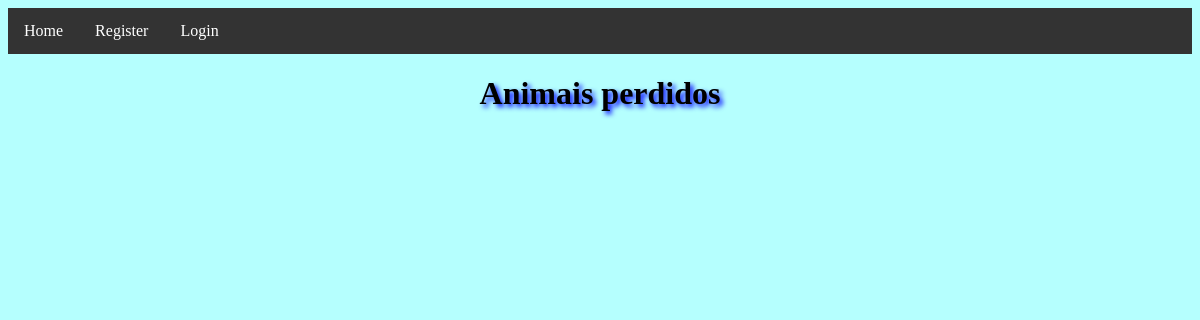
The app's page /, older data.
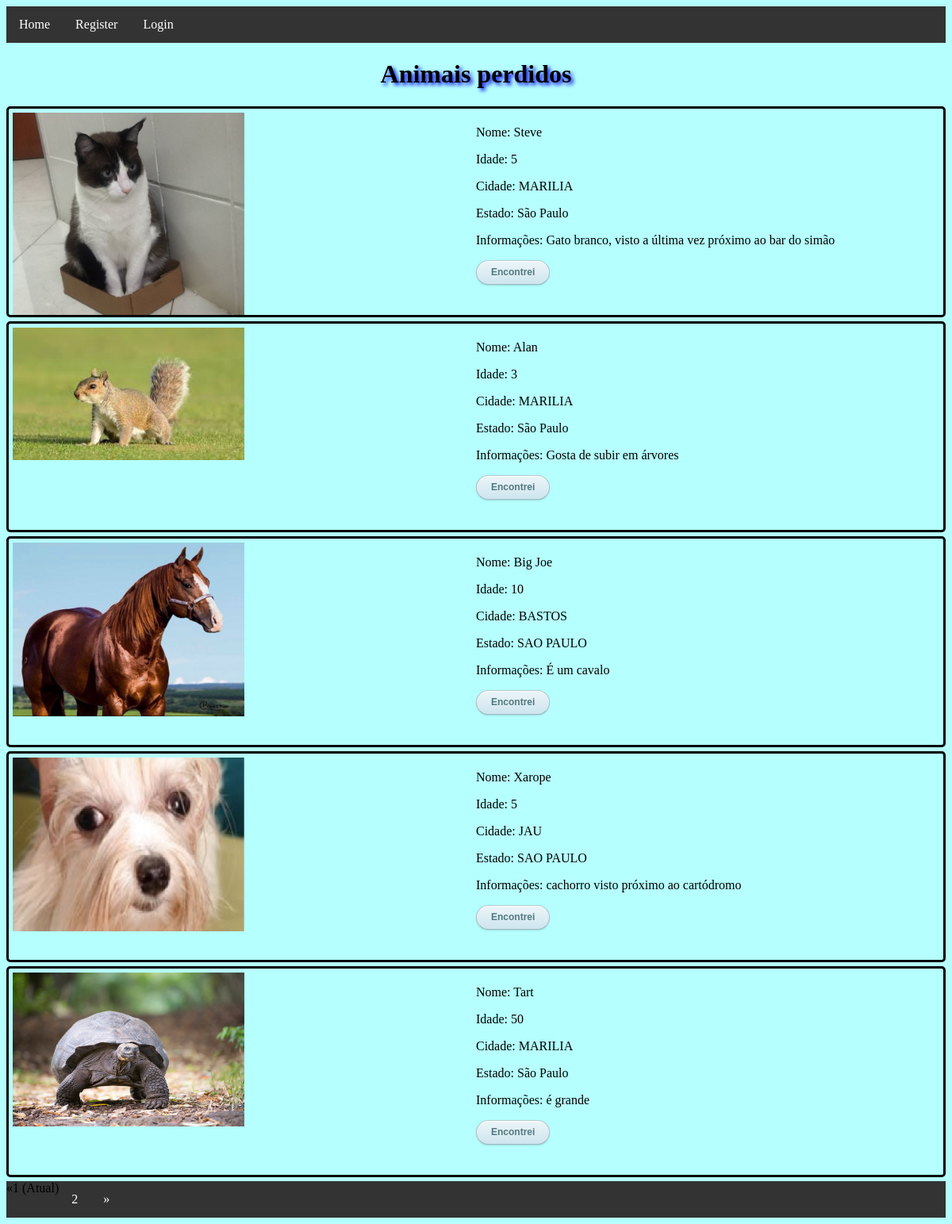
The same page, newer data.
### product/models.py (models this page shows, shortened)
class Animal(models.Model):
    foto  = models.ImageField()
    nome  = models.CharField(max_length=100)
    idade = models.CharField(max_length=3, blank=True)
    cidade_desaparecimento = models.CharField(max_length=50)
    estado_desaparecimento = models.CharField(max_length=50)
    status = models.IntegerField(choices=STATUS_ANIMAL, default=1, blank=True)
    dono = models.ForeignKey(Dono, on_delete=models.CASCADE,  null=True)
    informacoes_extras = models.CharField(max_length=250, blank=True)

### product/views.py (the view)
# urls.py: path('', pagina_principal, name='pagina_principal'),
def pagina_principal(request):
    animais_cadastrados = Animal.objects.all()
    page = request.GET.get('page', 1)
    paginator = Paginator(animais_cadastrados, 5)
    try:
        animais_cadastrados = paginator.page(page)
    except PageNotAnInteger:
        animais_cadastrados = paginator.page(1)
    except EmptyPage:
        animais_cadastrados = paginator.page(paginator.num_pages)
    return render(request, 'pagina_principal.html', {'animais_cadastrados': animais_cadastrados})

### product/templates/pagina_principal.html (shortened to what this page needs)
{% extends 'base.html' %}
{% block content %}
	<h1>Animais perdidos</h1>
	{% for animal in animais_cadastrados %}
		{% if animal.status == 1 %}
			<div class="umAnimalPerdido">
				<div class="imagem">
					{% if animal.foto%}
						{% load static %}
						<img src="{{ animal.foto.url }}" width=50%>
					{% endif %}
				</div>
				<div class="textos">
					<p>Nome: {{animal.nome}}</p>
					<p>Idade: {{animal.idade}}</p>
					<p>Cidade: {{animal.cidade_desaparecimento}}</p>
					<p>Estado: {{animal.estado_desaparecimento}}</p>
					<p>Informações: {{animal.informacoes_extras}}</p>
					<form action="{%  url 'animal_encontrado' animal.id %}">
						<input class="encontrei" type="submit" value="Encontrei" />
					</form>
				</div>
			</div>
		{% endif %}
	{% endfor %}
	{% if animais_cadastrados.has_other_pages %}
		  <ul class="pagination">
			{% if animais_cadastrados.has_previous %}
			  <li><a href="?page={{ animais_cadastrados.previous_page_number }}">&laquo;</a></li>
			{% else %}
			  <li class="disabled"><span>&laquo;</span></li>
			{% endif %}
			{% for i in animais_cadastrados.paginator.page_range %}
			  {% if animais_cadastrados.number == i %}
				<li class="active"><span>{{ i }} <span class="sr-only">(Atual)</span></span></li>
			  {% else %}
				<li><a href="?page={{ i }}">{{ i }}</a></li>
			  {% endif %}
			{% endfor %}
			{% if animais_cadastrados.has_next %}
			  <li><a href="?page={{ animais_cadastrados.next_page_number }}">&raquo;</a></li>
			{% else %}
			  <li class="disabled"><span>&raquo;</span></li>
			{% endif %}
		  </ul>
	{% endif %}
{% endblock content %}

### product/templates/base.html (shortened to what this page needs)
<!DOCTYPE html>
<html>
<head>
	{% load static %}
	<link href="{% static 'style.css' %}"  rel="stylesheet">
		{% if request.user.is_authenticated %}
			<ul>
				<li><p>Bem vindo, {{request.user.username}}</p></li>
				<li><a href="{% url 'pagina_principal' %}">Home</a></li>
				<li><a href="{% url 'logout' %}">Logout</a></li>
				<li><a href="{% url 'meus_animais' %}">Meus animais</a></li>
			</ul>
		{% else %}
			<ul>
				<li><a href="{% url 'pagina_principal' %}">Home</a></li>
				<li><a href="{% url 'cadastrar_dono' %}">Register</a></li>
				<li><a href="{% url 'login' %}">Login</a></li>
			</ul>
		{% endif %}
</head>
<body>
{% block content %}
{% endblock content %}
</body>
</html>

### product/static/style.css (style rules this page uses)
h1 { color: black; text-shadow: 3px 3px 5px blue; text-align: center; }
html { margin: 0px; background-color: #b5fffe; }
ul { list-style-type: none; margin: 0; padding: 0; overflow: hidden; background-color: #333; }
li { float: left; }
li a { display: block; color: white; text-align: center; padding: 14px 16px; text-decoration: none; }
.umAnimalPerdido { display: block; overflow: auto; border-style: solid; border-radius: 5px; border-color: black; height: 250px; margin: 5px 0px 5px 0px; padding: 5px; }
.imagem { display:inline-block; width: 50%; float: left; max-height:100%; }
.textos { display:inline-block; width: 50%; float:rigth; }
.encontrei { padding: 0 18px; height: 29px; font-size: 12px; font-weight: bold; color: #527881; text-shadow: 0 1px #e3f1f1; background: #cde5ef; border: 1px solid; border-color: #b4ccce #b3c0c8 #9eb9c2; border-radius: 16px; outline: 0; -webkit-box-sizing: content-box; -moz-box-sizing: content-box; box-sizing: content-box; background-image: -webkit-linear-gradient(top, #edf5f8, #cde5ef); background-image: -moz-linear-gradient(top, #edf5f8, #cde5ef); background-image: -o-linear-gradient(top, #edf5f8, #cde5ef); background-image: linear-gradient(to bottom, #edf5f8, #cde5ef); -webkit-box-shadow: inset 0 1px white, 0 1px 2px rgba(0, 0, 0, 0.15); box-shadow: inset 0 1px white, 0 1px 2px rgba(0, 0, 0, 0.15); }

Row changes from the older to the newer data that the page shows:
added Animal: foto (picture), nome "Steve", idade "5", cidade_desaparecimento "MARILIA", estado_desaparecimento "São Paulo", informacoes_extras "Gato branco, visto a última vez próximo ao bar do simão"
added Animal: foto (picture), nome "Alan", idade "3", cidade_desaparecimento "MARILIA", estado_desaparecimento "São Paulo", informacoes_extras "Gosta de subir em árvores"
added Animal: foto (picture), nome "Big Joe", idade "10", cidade_desaparecimento "BASTOS", estado_desaparecimento "SAO PAULO", informacoes_extras "É um cavalo"
added Animal: foto (picture), nome "Xarope", idade "5", cidade_desaparecimento "JAU", estado_desaparecimento "SAO PAULO", informacoes_extras "cachorro visto próximo ao cartódromo"
added Animal: foto (picture), nome "Tart", idade "50", cidade_desaparecimento "MARILIA", estado_desaparecimento "São Paulo", informacoes_extras "é grande"
Text that changed along with them:
new list line: "1 (Atual)"
new list line: "2"
